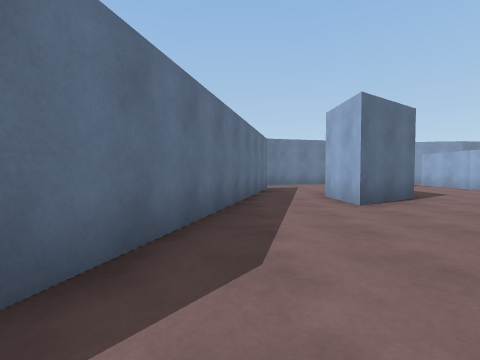
[1] (above)

24 first-person views from a walk through a 3-D level made in the Unity game engine. The camera is 1.2 m above the floor, tilts 2° down and sees 85° across. The floor is counted in squares, 2 m on a side. Each view is taken from the middle of a square. On the plan, view 1 faces up. The plan holds only what a view shows up to about 9 squares ahead; the rest is blank. The place goes on beyond the plan. The player is left out. Some animated figures are not drawn. Surface patterns are stand-ins for the level's own textures.

[2]
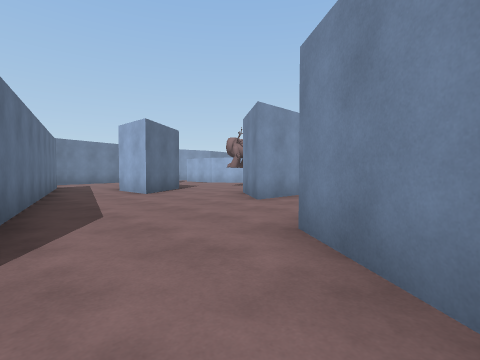

[3]
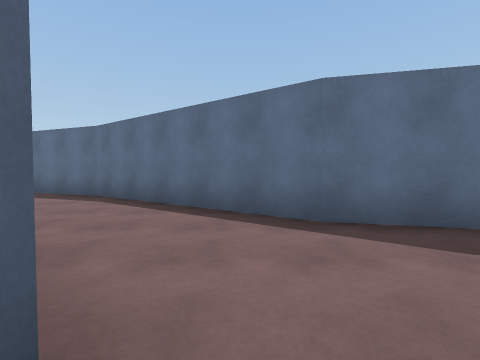

[4]
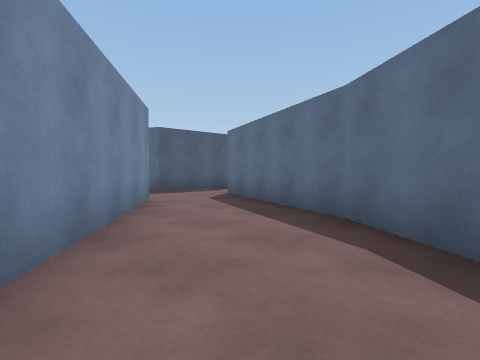

[5]
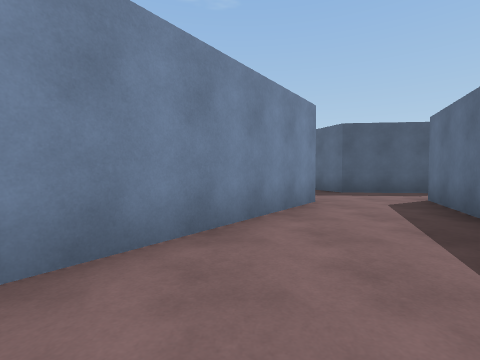

[6]
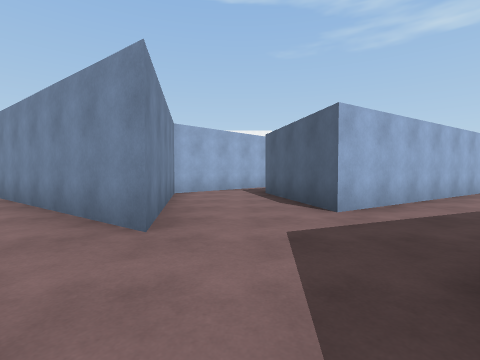

[7]
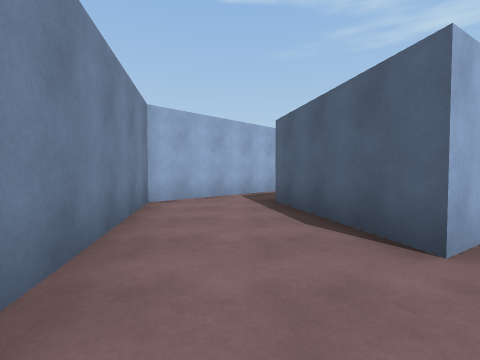

[8]
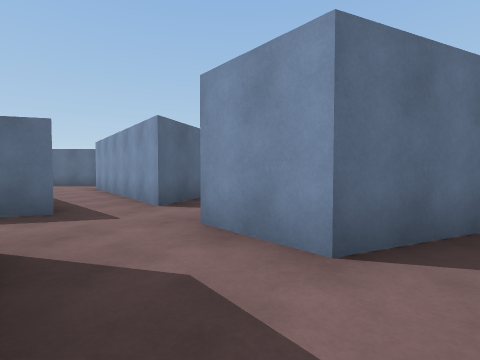

[9]
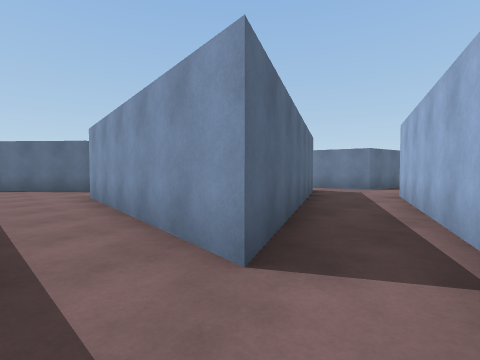

[10]
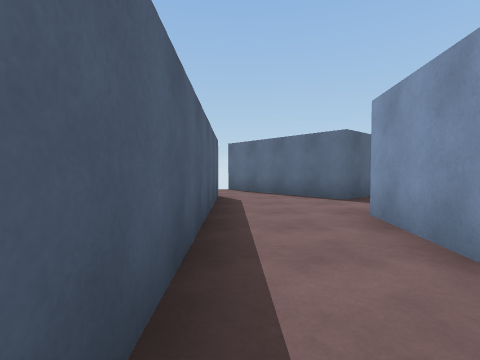

[11]
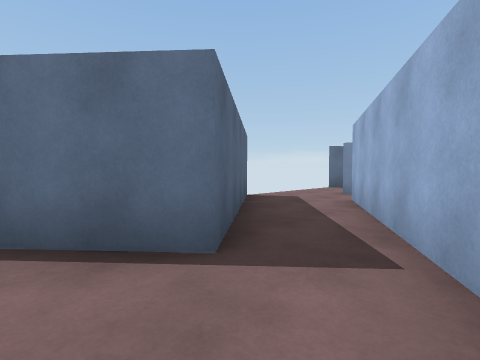

[12]
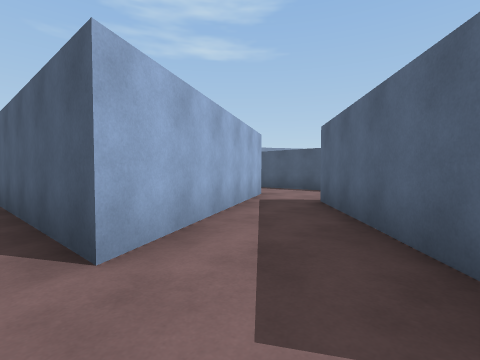

[13]
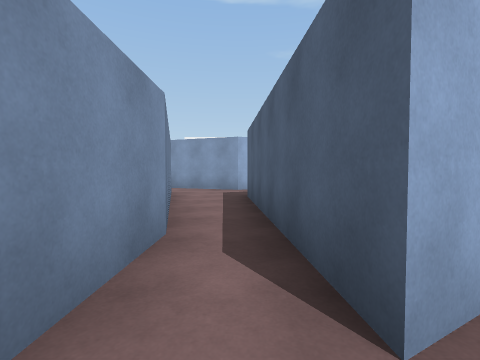

[14]
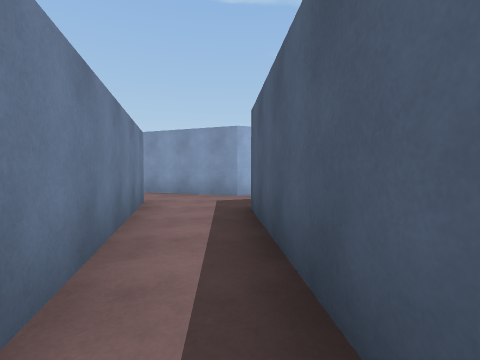

[15]
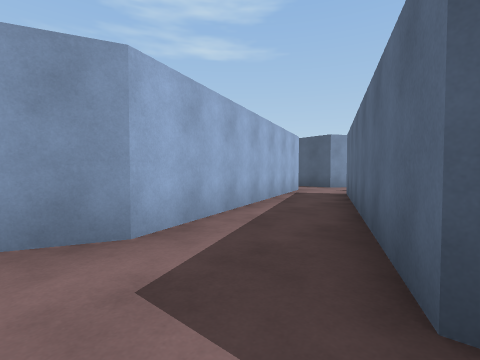

[16]
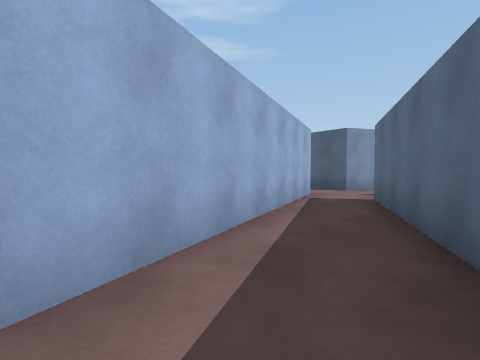

[17]
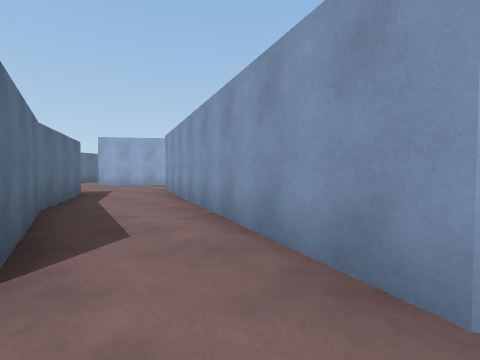

[18]
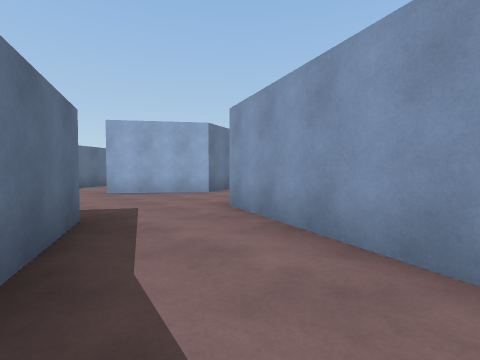

[19]
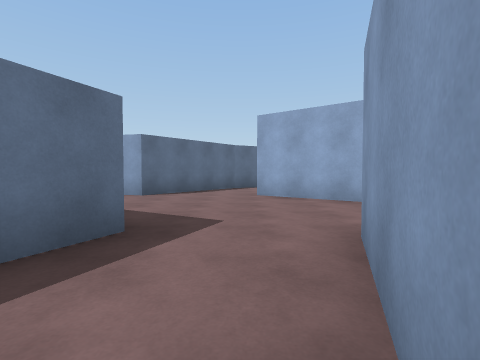

[20]
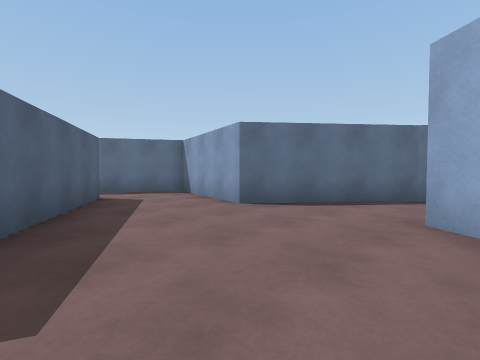

[21]
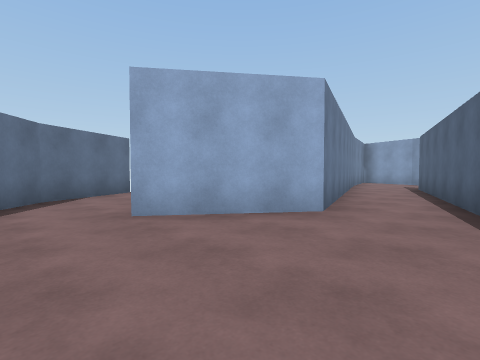

[22]
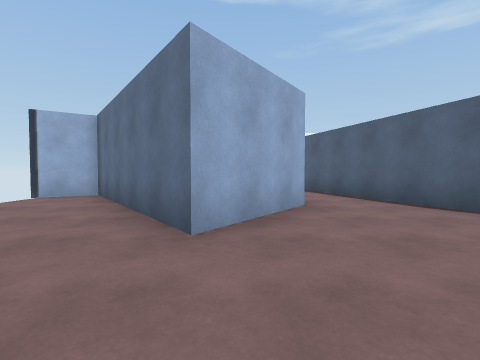

[23]
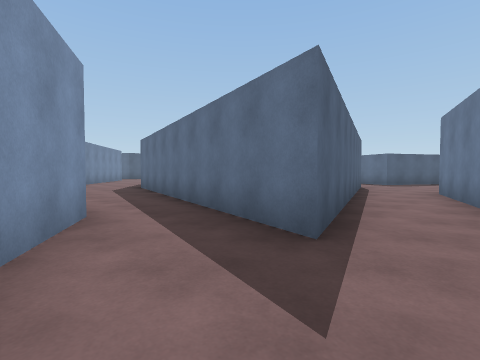

[24]
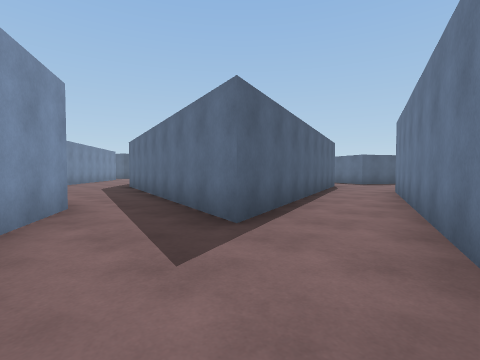

### Floor plan
Key: @ floor where view 1 was taken; # wall or solid block; x gap in a wall; . floor.
Columns run from 19 left of view 1 to 5 right of it. Each row starts with its distance up from view 1.
 15              x x
 14           ###...#
 13           #....##
 12          ##...##
 11     ######..###  ####..
 10     #.......######.....
  9     #.........#........
  8       ##.........####.#
  7        ###....#### #..#
  6          #..###    #.##..
  5         ##..#     ##.#...
  4         #...#     #......
  3         #..##     #....#
  2         #..#      #....##
  1      ####.##     ##.....
  0 ..####....#     ##.@...
 -1 ..........#    ##...#
 -2 ..######..#    #....#
 -3 #..##  ##.##  ##...##
 -4 ##..#   #..#  #...##
 -5  ##.##  ##.# ##..##
 -6  ##..#########...#####
 -7 ##..........##..##...##
 -8 #.....................##
 -9   ########..##.....##..#
-10            ####..###
-11               ##..##
-12                  ..#
-13                   .##
-14                    .#

Where each view was taken, in squares from view 1:
view 1: 0 up, 0 right, facing up
view 2: 2 down, 1 left, facing up-right
view 3: 0 up, 2 right, facing left
view 4: 2 down, 1 left, facing down-left
view 5: 2 down, 2 left, facing down
view 6: 8 down, 6 left, facing right
view 7: 8 down, 4 left, facing right
view 8: 9 down, 5 left, facing up-left
view 9: 8 down, 8 left, facing up-left
view 10: 8 down, 11 left, facing left
view 11: 7 down, 15 left, facing up-left
view 12: 1 down, 19 left, facing down-right
view 13: 1 down, 18 left, facing right
view 14: 1 down, 16 left, facing right
view 15: 0 up, 12 left, facing down-right
view 16: 1 down, 11 left, facing down-right
view 17: 1 down, 11 left, facing up-right
view 18: 3 up, 10 left, facing up-right
view 19: 4 up, 8 left, facing up
view 20: 7 up, 7 left, facing up-left
view 21: 7 up, 9 left, facing up-right
view 22: 10 up, 10 left, facing right
view 23: 10 up, 3 right, facing down-left
view 24: 11 up, 3 right, facing down-left
